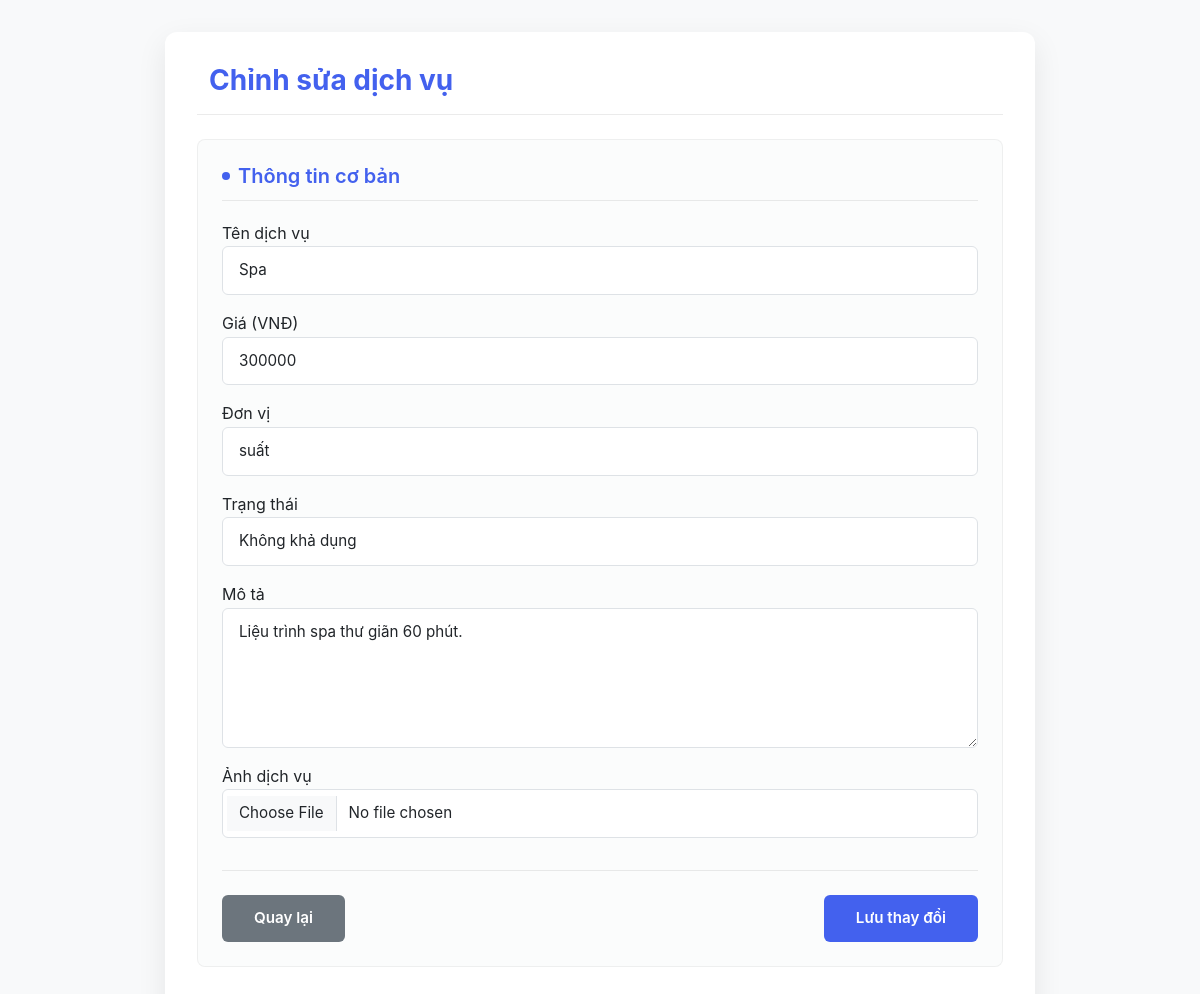
The app's page /edit_service.php?id=4 with its own data.
### tables this page shows
CREATE TABLE service (
    id INT AUTO_INCREMENT PRIMARY KEY,
    name VARCHAR(50) NOT NULL,
    description TEXT,
    price INT,
    unit VARCHAR(50),
    status ENUM('Khả dụng', 'Không khả dụng'),
    image VARCHAR(255)
);

### edit_service.php (the view, shortened to what this page needs)
<?php
include('config/db.php');
$service_id = $_GET['id'];
$stmt = $conn->prepare("SELECT * FROM service WHERE id = ?");
$stmt->bind_param("i", $service_id);
$stmt->execute();
$result = $stmt->get_result();
$service = $result->fetch_assoc();
$name = $service['name'];
$description = $service['description'];
$price = $service['price'];
$unit = $service['unit'];
$status = $service['status'];
?>
<!DOCTYPE html>
<html lang="en">
<head>
    <link rel="stylesheet" href="assets/css/bootstrap.min.css">
    <link rel="stylesheet" href="assets/css/product_add_edit.css">
</head>
<body>
    <div class="container">
        <div class="product-form-container">
            <div class="form-header">
                <h2><i class="fas fa-box-open mr-2"></i>Chỉnh sửa dịch vụ</h2>
            </div>
            <form method="POST" enctype="multipart/form-data" id="productForm">
                <div class="form-section">
                    <h3 class="form-section-title">Thông tin cơ bản</h3>
                    <div class="form-group mb-3">
                        <label for="name">Tên dịch vụ</label>
                        <input type="text" class="form-control" id="name" name="name" required value="<?= htmlspecialchars($name) ?>">
                    </div>
                    <div class="form-group mb-3">
                        <label for="price">Giá (VNĐ)</label>
                        <input type="number" class="form-control" id="price" name="price" required value="<?= htmlspecialchars($price) ?>">
                    </div>
                    <div class="form-group mb-3">
                        <label for="unit">Đơn vị</label>
                        <input type="text" class="form-control" id="unit" name="unit" value="<?= htmlspecialchars($unit) ?>">
                    </div>
                    <div class="form-group mb-3">
                        <label for="status">Trạng thái</label>
                        <select class="form-control" id="status" name="status">
                            <option value="Không khả dụng" <?= $status == 'Không khả dụng' ? 'selected' : '' ?>>Không khả dụng</option>
                        </select>
                    </div>
                    <div class="form-group mb-3">
                        <label for="description">Mô tả</label>
                        <textarea class="form-control" id="description" name="description" rows="5"><?= htmlspecialchars($description) ?></textarea>
                    </div>
                    <div class="form-group mb-3">
                        <label for="image">Ảnh dịch vụ</label>
                        <input type="file" class="form-control" id="image" name="image" accept="image/*">
                    </div>
                    <div class="action-buttons">
                        <a href="admin.php?tab=services" class="btn btn-secondary">Quay lại</a>
                        <button type="submit" class="btn btn-primary">Lưu thay đổi</button>
                    </div>
            </form>
        </div>
    </div>
</body>
</html>

### assets/css/product_add_edit.css (style rules this page uses)
:root { --primary-color: #4361ee; --primary-light: #4895ef; --secondary-color: #7209b7; --success-color: #4cc9f0; --info-color: #3a86ff; --warning-color: #f8961e; --danger-color: #f72585; --light-color: #f8f9fa; --dark-color: #212529; --gray-color: #6c757d; --border-color: #dee2e6; }
body { background-color: #f8f9fa; font-family: 'Poppins', -apple-system, BlinkMacSystemFont, 'Segoe UI', Roboto, 'Helvetica Neue', Arial, sans-serif; padding: 2rem 0; display: flex; justify-content: center; align-items: center; min-height: 100vh; margin: 0; color: var(--dark-color); line-height: 1.6; }
.container { width: 100%; max-width: 900px; padding: 0 15px; }
.product-form-container { background: white; border-radius: 12px; box-shadow: 0 10px 30px rgba(0, 0, 0, 0.08); padding: 2rem; margin-bottom: 2rem; transition: transform 0.3s ease, box-shadow 0.3s ease; }
.form-header { border-bottom: 1px solid rgba(0, 0, 0, 0.08); margin-bottom: 1.5rem; padding-bottom: 1rem; position: relative; }
.form-header h2 { color: var(--primary-color); font-weight: 700; margin-bottom: 0; font-size: 1.75rem; display: flex; align-items: center; gap: 0.75rem; }
.form-section { margin-bottom: 2rem; padding: 1.5rem; background: rgba(248, 249, 250, 0.5); border-radius: 8px; border: 1px solid rgba(0, 0, 0, 0.05); }
.form-section-title { color: var(--primary-color); font-size: 1.25rem; font-weight: 600; margin-bottom: 1.25rem; padding-bottom: 0.75rem; border-bottom: 1px solid rgba(0, 0, 0, 0.08); display: flex; align-items: center; gap: 0.5rem; }
.form-section-title::before { content: ""; display: inline-block; width: 8px; height: 8px; background: var(--primary-color); border-radius: 50%; }
.form-control, .custom-file-input { border-radius: 6px; font-size: 0.95rem; padding: 0.75rem 1rem; border: 1px solid var(--border-color); transition: all 0.3s ease; background-color: white; }
.action-buttons { display: flex; justify-content: space-between; margin-top: 2rem; padding-top: 1.5rem; border-top: 1px solid rgba(0, 0, 0, 0.08); }
.btn { padding: 0.75rem 2rem; font-weight: 600; border-radius: 6px; transition: all 0.3s ease; display: inline-flex; align-items: center; justify-content: center; gap: 0.5rem; font-size: 0.95rem; border: none; cursor: pointer; }
.btn-primary { background-color: var(--primary-color); color: white; }
.btn-secondary { background-color: var(--gray-color); color: white; }
textarea.form-control { min-height: 120px; resize: vertical; }
.form-section { animation: fadeIn 0.4s ease forwards; }
.form-section:nth-child(1) { animation-delay: 0.1s; }

### records on screen
service: name "Spa", price "300000", unit "suất", status "Không khả dụng", description "Liệu trình spa thư giãn 60 phút."
